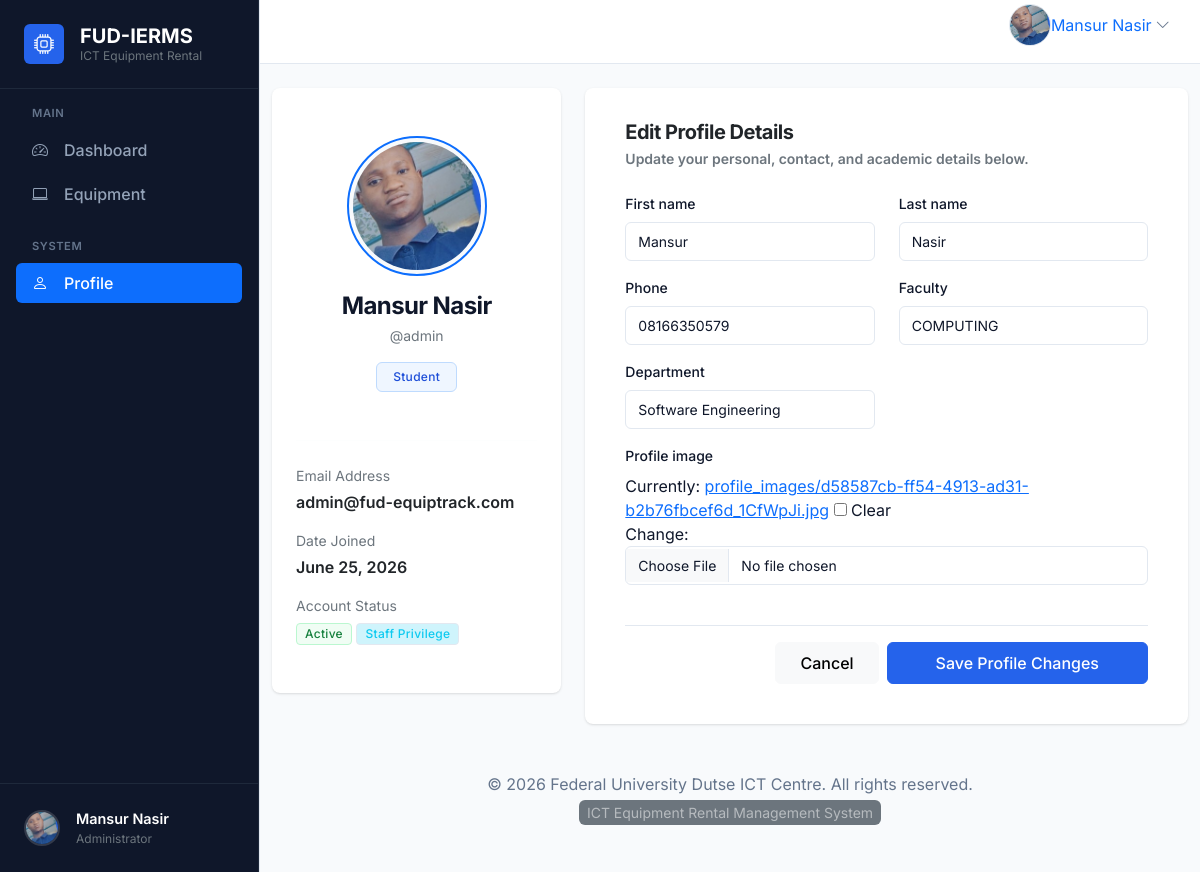
Page /accounts/profile/ (signed in) on the earlier database version.
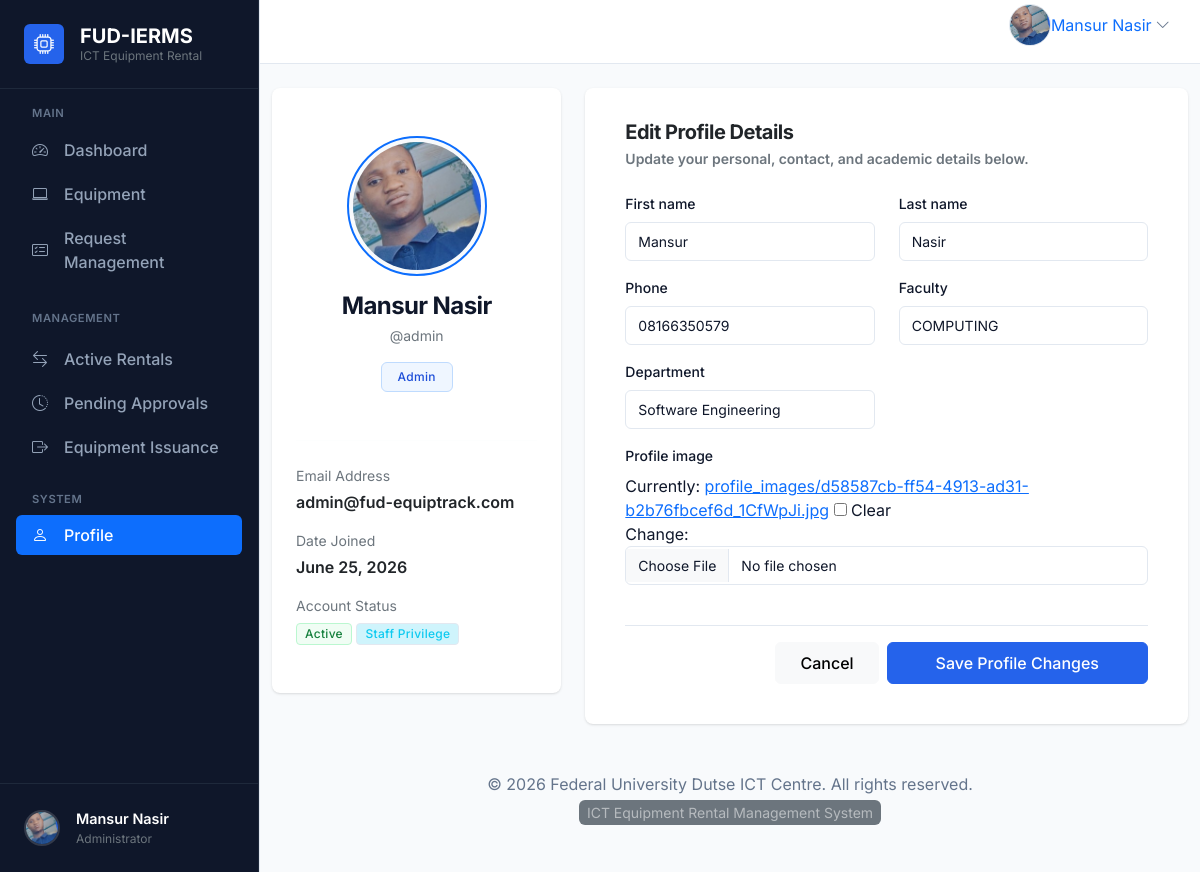
Same page on the later database version.
### accounts/models.py (models this page shows, shortened)
class User(AbstractUser):
    objects = CustomUserManager()
    class Role(models.TextChoices):
        ADMIN = "ADMIN", "Admin"
        STUDENT = "STUDENT", "Student"
        STAFF = "STAFF", "Staff"
    role = models.CharField(
        max_length=20,
        choices=Role.choices,
        default=Role.STUDENT,
        db_index=True,
    )
    phone = models.CharField(max_length=20, blank=True, db_index=True)
    faculty = models.CharField(max_length=255, blank=True, db_index=True)
    department = models.CharField(max_length=255, blank=True, db_index=True)
    profile_image = models.ImageField(
        upload_to="profile_images/",
        blank=True,
        null=True,
    )
    created_at = models.DateTimeField(auto_now_add=True)
    updated_at = models.DateTimeField(auto_now=True)
    class Meta:
        verbose_name = "User"
        verbose_name_plural = "Users"
        ordering = ["-created_at"]
        indexes = [
            models.Index(fields=["role"]),
            models.Index(fields=["phone"]),
            models.Index(fields=["faculty"]),
            models.Index(fields=["department"]),
        ]

### accounts/views.py (the view, shortened to what this page needs)
# urls.py: path("profile/", views.ProfileView.as_view(), name="profile"),
class ProfileView(LoginRequiredMixin, UpdateView):
    template_name = "accounts/profile.html"
    model = User
    form_class = UserUpdateForm
    def get_object(self, queryset=None):
        return self.request.user

### accounts/forms.py
class UserUpdateForm(BootstrapFormMixin, forms.ModelForm):
    class Meta:
        model = User
        fields = (
            "first_name",
            "last_name",
            "phone",
            "faculty",
            "department",
            "profile_image",
        )

### accounts/context_processors.py (called while the page is built)
def branding(request: Any) -> dict[str, str]:
    return {
        "system_name": getattr(settings, "SYSTEM_NAME", "ICT Equipment Rental Management System"),
        "short_system_name": getattr(settings, "SHORT_SYSTEM_NAME", "FUD EquipTrack"),
        "organization_name": getattr(settings, "ORGANIZATION_NAME", "Federal University Dutse ICT Centre"),
        "system_description": getattr(
            settings,
            "SYSTEM_DESCRIPTION",
            "A secure platform for requesting, issuing, tracking, and managing ICT equipment.",
        ),
        "copyright_text": getattr(
            settings,
            "COPYRIGHT_TEXT",
            "© 2026 Federal University Dutse ICT Centre",
        ),
    }

### templates/accounts/profile.html (shortened to what this page needs)
{% extends "base.html" %}
{% block content %}
<div class="row g-4">
  <div class="col-12 col-md-4 col-lg-4">
    <div class="card border-0 shadow-sm text-center py-4">
      <div class="card-body">
        <div class="mb-3 position-relative d-inline-block">
          {% if user.profile_image %}
            <img src="{{ user.profile_image.url }}" alt="{{ user.username }}" class="rounded-circle img-thumbnail border-2 border-primary" style="width: 140px; height: 140px; object-fit: cover;">
          {% else %}
            <div class="avatar-placeholder rounded-circle mx-auto d-flex align-items-center justify-content-center border-2 border-primary" style="width: 140px; height: 140px; font-size: 3rem; background: var(--primary-gradient);">
              {{ user.username|slice:":1"|upper }}
            </div>
          {% endif %}
        </div>
        <h4 class="fw-bold mb-1">{{ user.get_full_name|default:user.username }}</h4>
        <p class="text-secondary small mb-3">@{{ user.username }}</p>
        <span class="badge bg-primary-subtle text-primary border border-primary-subtle px-3 py-2 rounded mb-4 fs-7">
          {{ user.get_role_display }}
        </span>
        <hr class="my-4 border-light">
        <div class="text-start">
          <div class="mb-3">
            <label class="text-secondary small d-block mb-1">Email Address</label>
            <span class="fw-semibold text-dark">{{ user.email }}</span>
          </div>
          <div class="mb-3">
            <label class="text-secondary small d-block mb-1">Date Joined</label>
            <span class="fw-semibold text-dark">{{ user.date_joined|date:"F d, Y" }}</span>
          </div>
          <div class="mb-0">
            <label class="text-secondary small d-block mb-1">Account Status</label>
            {% if user.is_active %}
              <span class="badge bg-success-subtle text-success border border-success-subtle">Active</span>
            {% else %}
              <span class="badge bg-danger-subtle text-danger border border-danger-subtle">Inactive</span>
            {% endif %}
            {% if user.is_staff %}
              <span class="badge bg-info-subtle text-info border border-info-subtle">Staff Privilege</span>
            {% endif %}
          </div>
        </div>
      </div>
    </div>
  </div>
  <div class="col-12 col-md-8 col-lg-8">
    <div class="card border-0 shadow-sm p-3">
      <div class="card-header border-0 pb-0 bg-transparent">
        <h3 class="h5 fw-bold text-dark mb-1">Edit Profile Details</h3>
        <p class="text-secondary small mb-0">Update your personal, contact, and academic details below.</p>
      </div>
      <div class="card-body">
        <form method="post" enctype="multipart/form-data" novalidate>
          <div class="row">
            {% for field in form.visible_fields %}
              <div class="{% if field.name == 'profile_image' %}col-12{% else %}col-md-6{% endif %} mb-3">
                <label class="form-label d-flex justify-content-between" for="{{ field.id_for_label }}">
                  <span>{{ field.label }}</span>
                </label>
                {{ field }}
              </div>
            {% endfor %}
          </div>
          <div class="mt-4 pt-3 border-top border-light d-flex justify-content-end gap-2">
            <a href="{% url 'home' %}" class="btn btn-light px-4 py-2 border-light">Cancel</a>
            <button type="submit" class="btn btn-primary px-5 py-2">
              Save Profile Changes
            </button>
          </div>
        </form>
      </div>
    </div>
  </div>
</div>
{% endblock content %}

### templates/base.html (shortened to what this page needs)
{% load static %}
<!doctype html>
<html lang="en">
  <head>
    <link
      href="https://cdn.jsdelivr.net/npm/bootstrap@5.3.3/dist/css/bootstrap.min.css"
      rel="stylesheet"
    />
    <link rel="stylesheet" href="https://cdn.jsdelivr.net/npm/bootstrap-icons@1.11.3/font/bootstrap-icons.min.css">
  </head>
  <body>
    <div class="app-shell">
      <aside class="app-sidebar collapse d-lg-block" id="sidebarCollapse">
        {% include "partials/sidebar.html" %}
      </aside>
      <div class="app-main">
        <header class="app-topbar">
          <div class="container-fluid px-3 px-lg-4">
            <div class="topbar-row d-flex align-items-center justify-content-between gap-3">
              <div class="d-flex align-items-center gap-3">
                {% if user.is_authenticated %}
                  <div class="dropdown profile-menu" data-bs-auto-close="true">
                    <a
                      class="profile-toggle d-flex align-items-center text-decoration-none rounded"
                      href="#"
                      id="profileDropdown"
                      role="button"
                      data-bs-toggle="dropdown"
                      aria-expanded="false"
                      aria-label="User menu"
                    >
                      {% if user.profile_image %}
                        <img
                          src="{{ user.profile_image.url }}"
                          alt="{{ user.username }}"
                          class="avatar-img profile-avatar"
                        >
                      {% else %}
                        <div class="avatar-placeholder profile-avatar-placeholder">
                          {{ user.username|slice:":1"|upper }}
                        </div>
                      {% endif %}
                      <span class="profile-name profile-name-full d-none d-md-inline text-nowrap text-truncate" title="{{ user.get_full_name|default:user.username }}">
                        {{ user.get_full_name|default:user.username }}
                      </span>
                      <i class="bi bi-chevron-down ms-1 text-muted profile-chevron" aria-hidden="true"></i>
                    </a>
                  </div>
                {% else %}
                  <a class="btn btn-light" href="{% url 'accounts:login' %}"><i class="bi bi-box-arrow-in-right me-2"></i>Login</a>
                  <a class="btn btn-primary" href="{% url 'accounts:register' %}">Create Account</a>
                {% endif %}
              </div>
            </div>
          </div>
        </header>
        <main class="app-content">
          <div class="container py-4">
        {% block content %}{% endblock content %}
        <footer class="py-4 mt-auto">
          <div class="container text-center">
            <p class="text-muted mb-1">{{ copyright_text }}. All rights reserved.</p>
            <small class="text-white-50 bg-secondary px-2 py-1 rounded">{{ system_name }}</small>
          </div>
        </footer>
      </div>
    </main>
  </body>
</html>

### templates/partials/sidebar.html (shortened to what the changed rows need)
{% load static %}
{% with current_path=request.path %}
<div class="d-flex flex-column h-100 bg-sidebar" style="background-color: var(--sidebar-bg); border-right: 1px solid #1e293b;">
  <div class="flex-grow-1 overflow-auto py-3">
    <div class="px-3">
      <nav class="nav flex-column gap-1">
        {% if user.is_authenticated %}
          <a class="nav-link px-3 py-2 rounded d-flex align-items-center gap-3 text-white {% if 'admin-dashboard' in current_path or 'student-dashboard' in current_path or 'staff-dashboard' in current_path %}active bg-primary{% endif %}"
             href="{% url 'accounts:dashboard' %}"
             style="{% if 'admin-dashboard' not in current_path and 'student-dashboard' not in current_path and 'staff-dashboard' not in current_path %}color: #94A3B8 !important;{% endif %} font-weight: 500;">
            <i class="bi bi-speedometer2"></i>
            <span>Dashboard</span>
          </a>
        {% endif %}
        <a class="nav-link px-3 py-2 rounded d-flex align-items-center gap-3 text-white {% if 'equipment' in current_path %}active bg-primary{% endif %}"
           href="{% url 'equipment:list' %}"
           style="{% if 'equipment' not in current_path %}color: #94A3B8 !important;{% endif %} font-weight: 500;">
          <i class="bi bi-laptop"></i>
          <span>Equipment</span>
        </a>
        {% if user.is_authenticated %}
          {% if user.role|upper == 'ADMIN' %}
            <a class="nav-link px-3 py-2 rounded d-flex align-items-center gap-3 text-white {% if 'admin_request_management' in current_path %}active bg-primary{% endif %}"
               href="{% url 'rentals:admin_request_management' %}"
               style="{% if 'rentals' not in current_path or 'pending' in current_path %}color: #94A3B8 !important;{% endif %} font-weight: 500;">
              <i class="bi bi-card-checklist"></i>
              <span>Request Management</span>
            </a>
            <div class="mt-4 mb-2 text-uppercase text-secondary fw-semibold px-3" style="font-size: 0.7rem; letter-spacing: 0.05em; color: #64748B !important;">Management</div>
            <a class="nav-link px-3 py-2 rounded d-flex align-items-center gap-3 text-white {% if 'rentals/active/' in current_path or 'active_rentals' in current_path %}active bg-primary{% endif %}"
               href="{% url 'rentals:active_rentals' %}"
               style="{% if 'rentals/active/' not in current_path and 'active_rentals' not in current_path %}color: #94A3B8 !important;{% endif %} font-weight: 500;">
              <i class="bi bi-arrow-left-right"></i>
              <span>Active Rentals</span>
            </a>
            <a class="nav-link px-3 py-2 rounded d-flex align-items-center gap-3 text-white {% if 'rentals/pending' in current_path %}active bg-primary{% endif %}"
               href="{% url 'rentals:pending_list' %}"
               style="{% if 'rentals/pending' not in current_path %}color: #94A3B8 !important;{% endif %} font-weight: 500;">
              <i class="bi bi-clock-history"></i>
              <span>Pending Approvals</span>
            </a>
            <a class="nav-link px-3 py-2 rounded d-flex align-items-center gap-3 text-white {% if 'rentals/issuance' in current_path %}active bg-primary{% endif %}"
               href="{% url 'rentals:issuance_list' %}"
               style="{% if 'rentals/issuance' not in current_path %}color: #94A3B8 !important;{% endif %} font-weight: 500;">
              <i class="bi bi-box-arrow-right"></i>
              <span>Equipment Issuance</span>
            </a>
          {% endif %}
        {% endif %}
      </nav>
    </div>
  </div>
  <div class="p-3 border-top border-secondary mt-auto" style="border-color: #1e293b !important;">
    {% if user.is_authenticated %}
      <a href="{% url 'accounts:profile' %}" class="d-flex align-items-center gap-3 text-decoration-none px-2 py-2 rounded hover-bg" style="color: #94A3B8;">
        {% if user.profile_image %}
          <img src="{{ user.profile_image.url }}" alt="{{ user.username }}" class="rounded-circle" style="width: 36px; height: 36px; object-fit: cover; border: 2px solid rgba(255,255,255,0.15);">
        {% else %}
          <div class="d-flex align-items-center justify-content-center rounded-circle fw-bold" style="width: 36px; height: 36px; font-size: 0.875rem; background-color: var(--primary); color: #fff; border: 2px solid rgba(255,255,255,0.15);">
            {{ user.username|slice:":1"|upper }}
          </div>
        {% endif %}
        <div class="d-flex flex-column overflow-hidden">
          <span class="text-white fw-semibold text-truncate" style="max-width: 150px; font-size: 0.9rem;">{{ user.get_full_name|default:user.username }}</span>
          <span class="text-secondary small text-truncate" style="font-size: 0.75rem; max-width: 150px;">{% if user.is_superuser %}Administrator{% else %}{{ user.get_role_display }}{% endif %}</span>
        </div>
      </a>
    {% else %}
      <div class="d-grid gap-2">
        <a class="btn btn-outline-light btn-sm" href="{% url 'accounts:login' %}">Login</a>
        <a class="btn btn-primary btn-sm" href="{% url 'accounts:register' %}">Register</a>
      </div>
    {% endif %}
  </div>
</div>
{% endwith %}

Differences in the rows shown:
changed User "Mansur Nasir": role "Student" → "Admin"
Other differences:
text now shown: "Request Management MANAGEMENT Active Rentals Pending Approvals Equipment Issuance"
